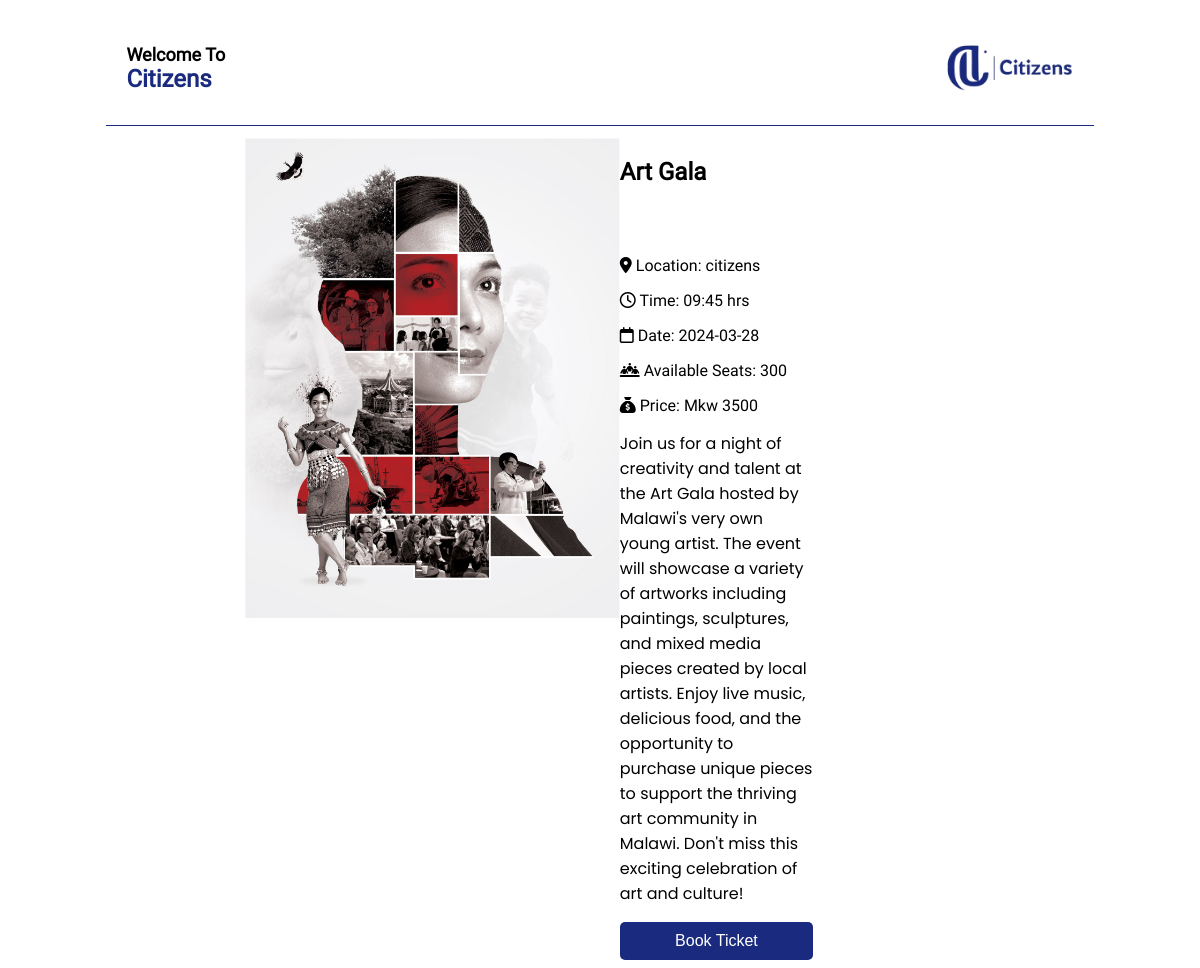
/event_details.php?id=28, run on the app's committed database.
### tables this page shows
CREATE TABLE `events` (
  `id` int(11) NOT NULL,
  `event` varchar(50) NOT NULL,
  `date` date NOT NULL,
  `time` time NOT NULL,
  `venue` varchar(50) NOT NULL,
  `seats` int(11) NOT NULL,
  `price` int(11) NOT NULL,
  `description` text NOT NULL,
  `tickets_bought` int(11) NOT NULL DEFAULT 0,
  `poster` blob DEFAULT NULL
);

### event_details.php (the view, shortened to what this page needs)
<?php
include("admin/common/conn.php");
if (isset($_GET['id'])) {
  $event_id = $_GET['id'];
  $query = "SELECT * FROM events WHERE id = $event_id";
  $result = mysqli_query($conn, $query);
  if ($result && mysqli_num_rows($result) > 0) {
    $event = mysqli_fetch_assoc($result);
?>
    <!DOCTYPE html>
    <html lang="en">
    <head>
      <link rel="stylesheet" href="css/event.css">
      <link rel="stylesheet" href="assets/fontawesome/css/all.css">
      <link rel="stylesheet" href="css/buy_ticket.css">
    </head>
    <body>
      <div class="banner">
        <h1>Welcome To<br><span> Citizens</span></h1>
        <a href="./"><img src="assets/img/logo.png" alt="logo for the Citizen" class="logo"></a>
      </div>
      <div class="ticket-page">
        <div class="event-details">
          <div class="event-image-holder">
            <img src="<?php
                      if ($event['poster'] == null) {
                        echo 'assets/img/default_image.png';
                      } else {
                        echo 'assets/uploads/' . $event['poster'];
                      }
                      ?>"
              alt="Event Image" class="event-image">
          </div>
          <div class="event-description">
            <h2><?php echo $event['event']; ?></h2>
            <p><i class="fa-solid fa-location-dot"></i> Location: <?php echo $event['venue']; ?></p>
            <p><i class="fa-regular fa-clock"></i> Time: <?php echo date('H:i', strtotime($event['time'])); ?> hrs</p>
            <p><i class="fa-regular fa-calendar"></i> Date: <?php echo $event['date']; ?></p>
            <p><i class="fa-solid fa-people-line"></i> Available Seats: <?php echo $event['seats']; ?></p>
            <p><i class="fa-solid fa-sack-dollar"></i> Price: Mkw <?php echo $event['price']; ?></p>
            <p class="description"><?php echo $event['description']; ?></p>
            <div class="book-ticket">
              <button onclick="showTicketForm()">Book Ticket</button>
            </div>
          </div>
        </div>
      </div>
    </body>
    </html>
<?php
  } else {
    echo "Event not found!";
  }
} else {
  echo "No event ID provided!";
}
?>

### css/event.css (style rules this page uses)
.banner { background-color: #ffffff; color: #000000; padding: 20px; text-align: center; border-bottom: 1px solid #1a2b7f; width: 80%; margin-top: 1%; margin-left: auto; margin-right: auto; display: flex; justify-content: space-between; align-items: center; }
.banner h1 { font-size: large; text-align: left; }
.banner h1 span { font-size: x-large; color: #1a2b7f; font-style: bold; text-align: left; }
.logo { background: transparent; width: 130px; height: auto; }
.ticket-page { width: 60%; margin-top: 1%; margin-left: auto; margin-right: auto; }
.event-details { display: flex; justify-content: space-between; width: 80%; }
.event-description h2 { margin-bottom: 70px; }
.event-image { height: 60vh; width: auto; }
.book-ticket button { width: 100%; background-color: #1a2b7f; color: #fff; padding: 10px 20px; border: none; border-radius: 5px; cursor: pointer; font-size: 16px; transition: background-color 0.3s ease; }

### event_details.php (style rules this page uses)
body { font-family: 'Roboto', sans-serif; }
.ticket-page { display: flex; flex-direction: row; justify-content: space-between; }
.event-description { width: 40%; }
.description { font-family: 'Poppins'; }

### data on the page
events: poster (picture), event "Art Gala", venue "citizens", time "09:45", date "2024-03-28", seats "300", price "3500", description "Join us for a night of creativity and talent at the Art Gala hosted by Malawi's very own young artist. The event will showcase a variety of artworks including paintings, sculptures, and mixed media pieces created by local artists. Enjoy live music, delicious food, and the opportunity to purchase unique pieces to support the thriving art community in Malawi. Don't miss this exciting celebration of art and culture!"
